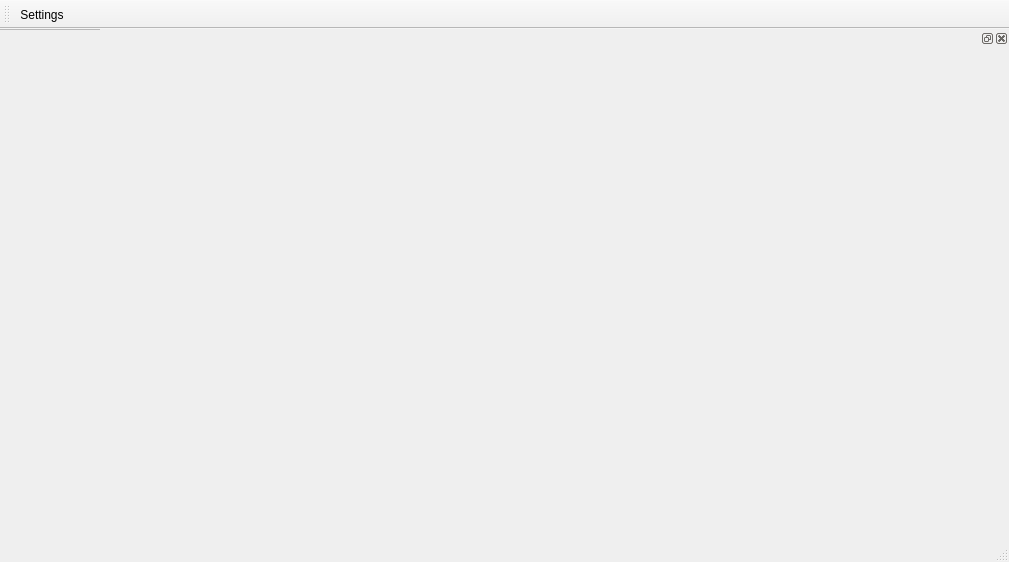
<?xml version="1.0" encoding="UTF-8"?>
<ui version="4.0">
 <class>MainWindow</class>
 <widget class="QMainWindow" name="MainWindow">
  <property name="geometry">
   <rect>
    <x>0</x>
    <y>0</y>
    <width>1009</width>
    <height>562</height>
   </rect>
  </property>
  <property name="windowTitle">
   <string>MainWindow</string>
  </property>
  <widget class="QListView" name="listView">
   <property name="mouseTracking">
    <bool>true</bool>
   </property>
   <property name="iconSize">
    <size>
     <width>64</width>
     <height>64</height>
    </size>
   </property>
   <property name="verticalScrollMode">
    <enum>QAbstractItemView::ScrollPerPixel</enum>
   </property>
   <property name="horizontalScrollMode">
    <enum>QAbstractItemView::ScrollPerPixel</enum>
   </property>
   <property name="movement">
    <enum>QListView::Static</enum>
   </property>
   <property name="flow">
    <enum>QListView::LeftToRight</enum>
   </property>
   <property name="isWrapping" stdset="0">
    <bool>true</bool>
   </property>
   <property name="resizeMode">
    <enum>QListView::Adjust</enum>
   </property>
   <property name="layoutMode">
    <enum>QListView::Batched</enum>
   </property>
   <property name="spacing">
    <number>11</number>
   </property>
   <property name="viewMode">
    <enum>QListView::IconMode</enum>
   </property>
   <property name="uniformItemSizes">
    <bool>true</bool>
   </property>
   <property name="batchSize">
    <number>200</number>
   </property>
   <property name="wordWrap">
    <bool>true</bool>
   </property>
  </widget>
  <widget class="QMenuBar" name="menuBar">
   <property name="geometry">
    <rect>
     <x>0</x>
     <y>0</y>
     <width>1009</width>
     <height>22</height>
    </rect>
   </property>
  </widget>
  <widget class="QToolBar" name="mainToolBar">
   <attribute name="toolBarArea">
    <enum>TopToolBarArea</enum>
   </attribute>
   <attribute name="toolBarBreak">
    <bool>false</bool>
   </attribute>
   <addaction name="settings_action"/>
  </widget>
  <widget class="QStatusBar" name="statusBar"/>
  <widget class="QDockWidget" name="dockWidget">
   <attribute name="dockWidgetArea">
    <number>2</number>
   </attribute>
   <widget class="QWidget" name="dockWidgetContents"/>
  </widget>
  <action name="settings_action">
   <property name="icon">
    <iconset theme="preferences-other-symbolic">
     <normaloff>.</normaloff>.</iconset>
   </property>
   <property name="text">
    <string>Settings</string>
   </property>
  </action>
 </widget>
 <layoutdefault spacing="6" margin="11"/>
 <resources/>
 <connections>
  <connection>
   <sender>settings_action</sender>
   <signal>triggered()</signal>
   <receiver>MainWindow</receiver>
   <slot>show_settings()</slot>
   <hints>
    <hint type="sourcelabel">
     <x>-1</x>
     <y>-1</y>
    </hint>
    <hint type="destinationlabel">
     <x>504</x>
     <y>280</y>
    </hint>
   </hints>
  </connection>
 </connections>
 <slots>
  <slot>show_settings()</slot>
 </slots>
</ui>
